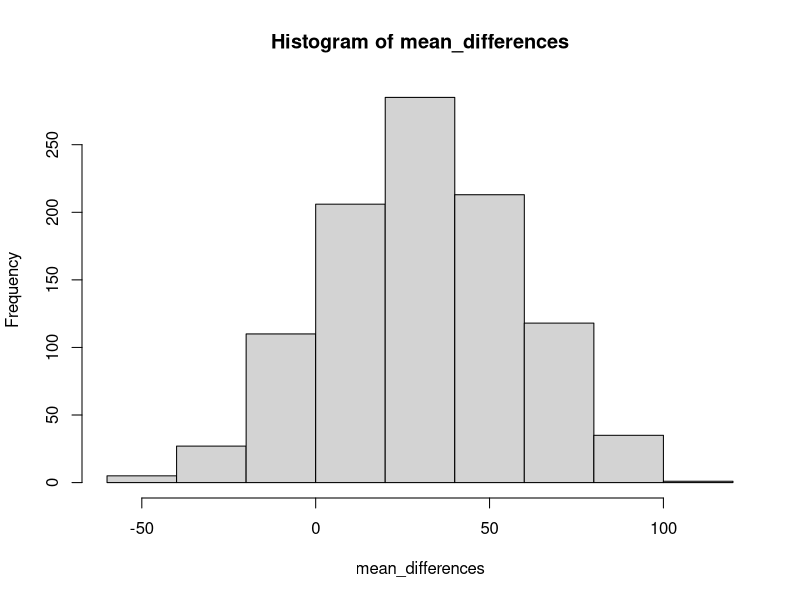
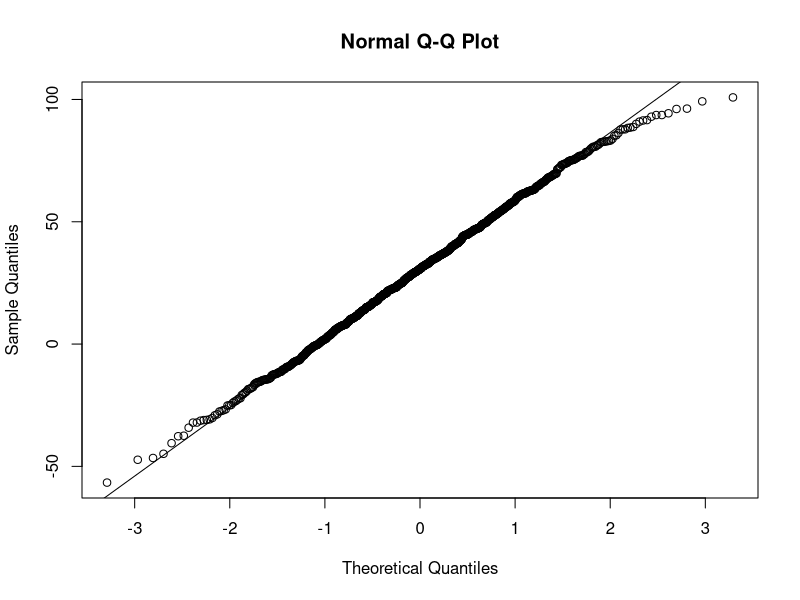
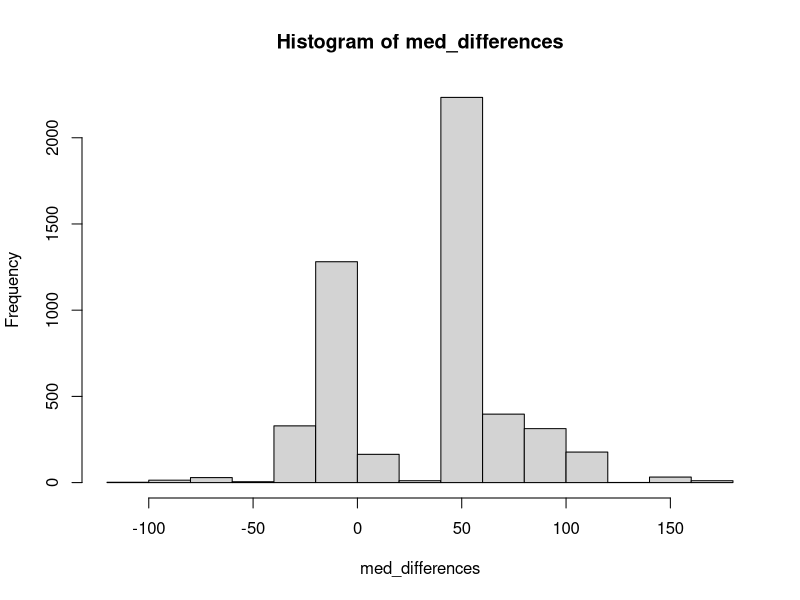
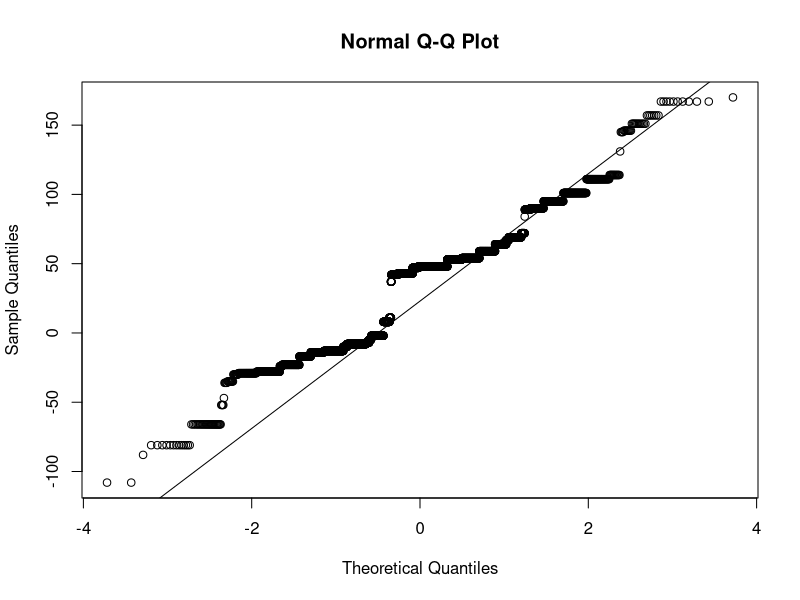

These charts were generated, in order, by the following R code:
# Treatment of mice with new medical treatment
# Efron and Tibshirani - Modern fathers of statistics

x = c(94, 197, 16, 38, 99, 141, 23)
y = c(52, 104, 146, 10, 51, 30, 40, 27, 46)

# ================= Classical method ====================================
# calculate test stats
xbar = mean(x)
s_xbar = sd(x)/sqrt(length(x))

ybar = mean(y)
s_ybar = sd(y)/sqrt(length(y))

xbarybar = mean(x)-mean(y)
s_xbarybar = sqrt((sd(x)/sqrt(length(x)))^2+(sd(y)/sqrt(length(y)))^2)

t = (xbarybar - 0)/s_xbarybar

# t-test
t.test(x = x, y = y, alternative = 'greater', mu = 0, conf.level = .95)
# two-sided 95% CI 
t.test(x = x, y = y, mu = 0, conf.level = .95)

# ================ Bootstrap method ======================================

# SAMPLE MEAN DIFFERENCE
B = 1000
mean_differences = rep(0, B)
for(i in 1:B){
  bootstrap_x = sample(x = x, size = 7, replace = T)
  bootstrap_y = sample(x = y, size = 9, replace = T)
  mean_differences[i] = mean(bootstrap_x) - mean(bootstrap_y)
}
hist(mean_differences)
sd(mean_differences)

qqnorm(mean_differences)
qqline(mean_differences)

quantile(x = mean_differences)
quantile(x = mean_differences, c(0.025, 0.975))


# SAMPLE MEDIAN DIFFERENCE
B = 5000
med_differences = rep(0, B)
for(i in 1:B){
  bootstrap_x = sample(x = x, size = 7, replace = T)
  bootstrap_y = sample(x = y, size = 9, replace = T)
  med_differences[i] = median(bootstrap_x) - median(bootstrap_y)
}
hist(med_differences)
sd(med_differences)

qqnorm(med_differences)
qqline(med_differences)

quantile(x = med_differences)
quantile(x = med_differences, c(0.025, 0.975))

